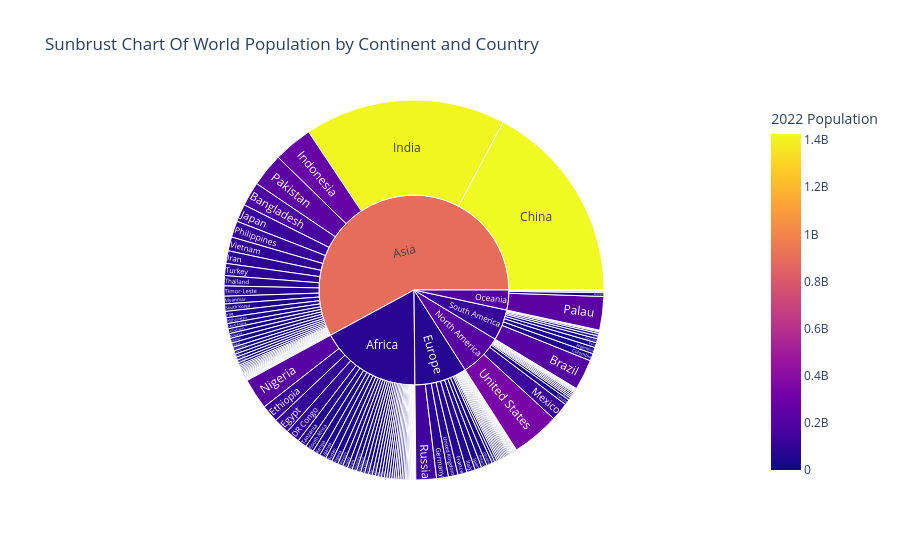

Here is the notebook cell this chart was saved with:
### Markdown cell above
### 5- Sunburst Chart:

### Code cell
# World Population in 2022 by Continent and Country
df = df[df['2022 Population'] > 0]
fig = px.sunburst(
    df,
    path=[
        'Continent',
        'Country',
        ],            # Hierarchical levels: Continent -> Country
    values='2022 Population',
    color='2022 Population',
    hover_data=[
        '2022 Population',
        'Growth Rate',
    ],
    title= 'Sunbrust Chart Of World Population by Continent and Country',
)
fig.show()

### Figure 1 — Plotly figure (JSON) as saved in the notebook; plotly's stock layout.template omitted (floating-point values rounded to 4 significant figures; data arrays with more than 128 entries replaced by an {"elided": "..."} marker saying what was removed)
{"data": [{"branchvalues": "total", "customdata": {"elided": "240x2 mixed values"}, "domain": {"x": [0, 1], "y": [0, 1]}, "hovertemplate": "labels=%{label}<br>2022 Population_sum=%{value}<br>parent=%{parent}<br>id=%{id}<br>2022 Population=%{color}<br>Growth Rate=%{customdata[1]}<extra></extra>", "ids": {"elided": "240 str values"}, "labels": {"elided": "240 str values"}, "marker": {"coloraxis": "coloraxis", "colors": {"elided": "240 float values"}}, "name": "", "parents": {"elided": "240 str values"}, "type": "sunburst", "values": {"elided": "240 float values"}}], "layout": {"coloraxis": {"colorbar": {"title": {"text": "2022 Population"}}, "colorscale": [[0, "#0d0887"], [0.1111, "#46039f"], [0.2222, "#7201a8"], [0.3333, "#9c179e"], [0.4444, "#bd3786"], [0.5556, "#d8576b"], [0.6667, "#ed7953"], [0.7778, "#fb9f3a"], [0.8889, "#fdca26"], [1, "#f0f921"]]}, "legend": {"tracegroupgap": 0}, "title": {"text": "Sunbrust Chart Of World Population by Continent and Country"}}}
